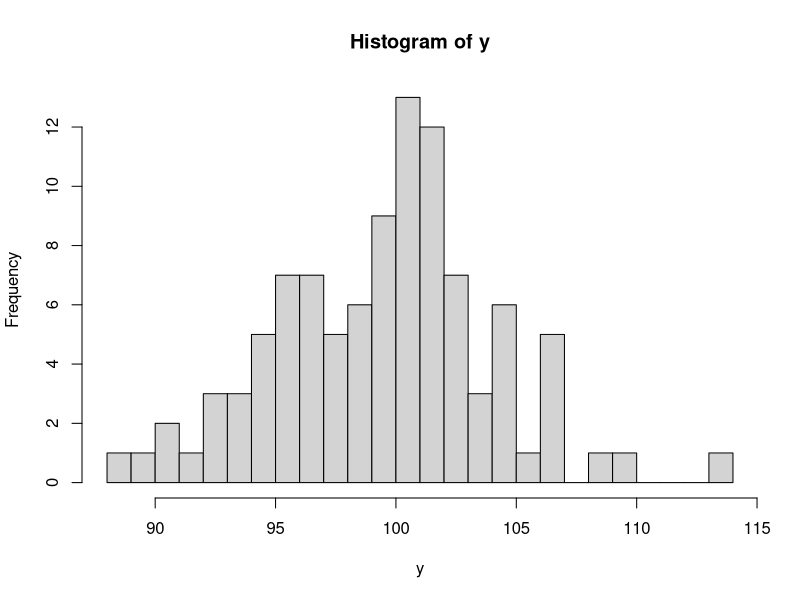
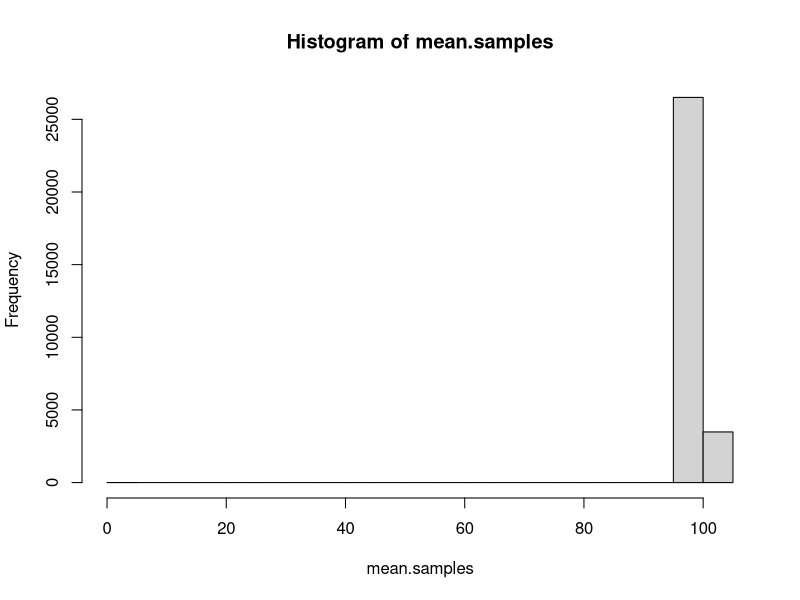
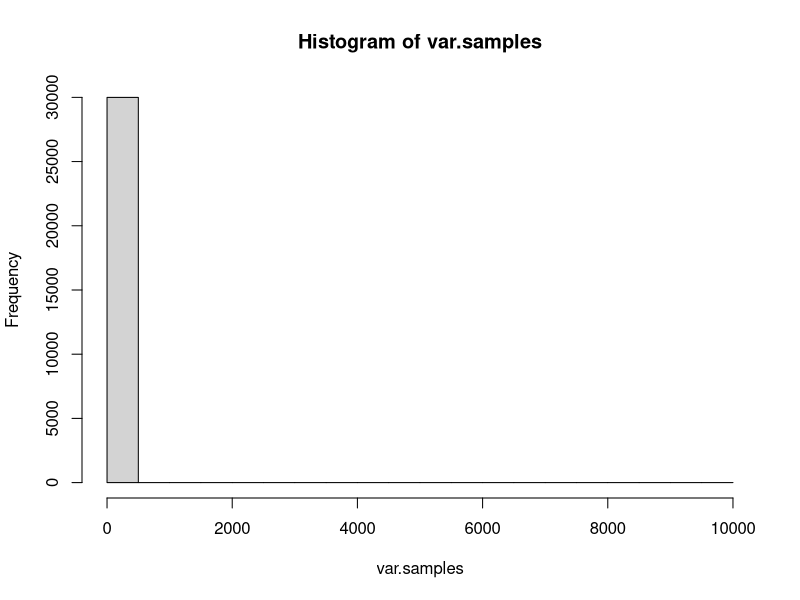
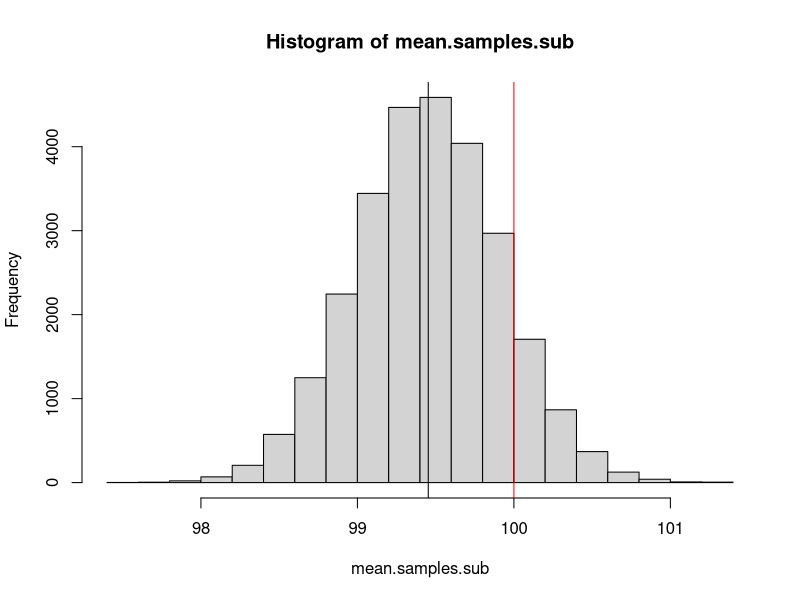
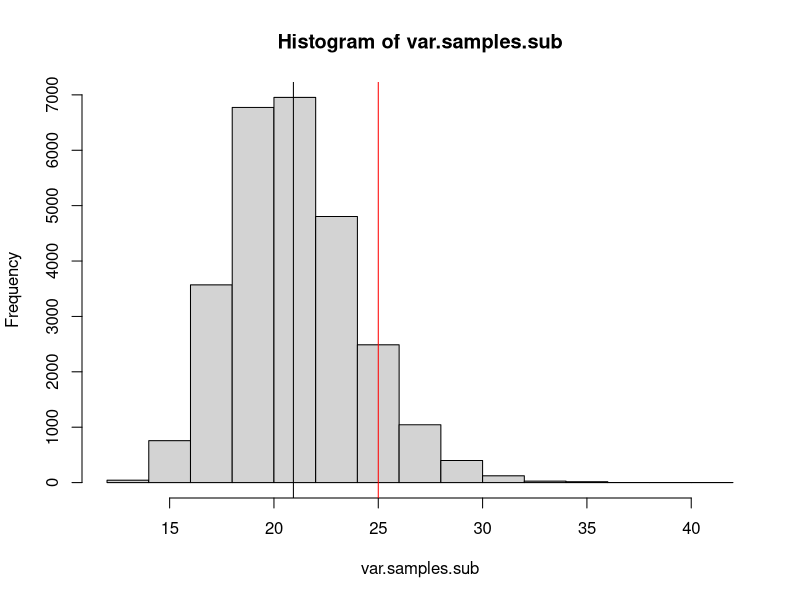
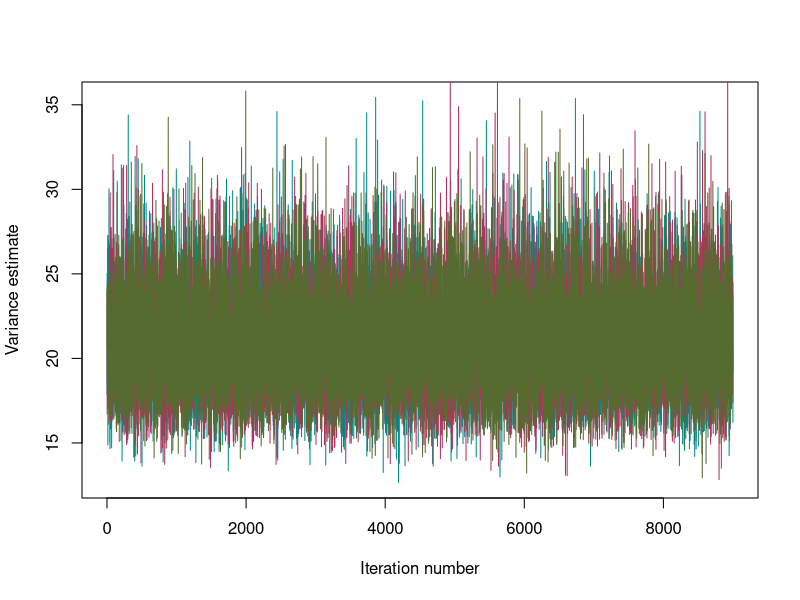
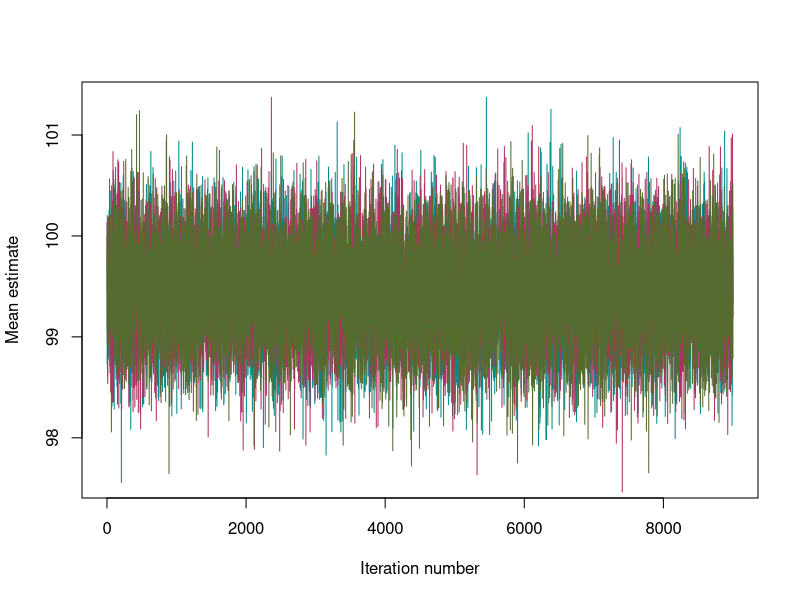

The R script that drew these images, in order:
#### Lab 5 #### 

#### Simulating data ####

set.seed(1992)

n = 100
mu.init = 100 
var.init = 25
sig.init = sqrt(var.init)
y = rnorm(n = 100,mean = mu.init, sd = sig.init)
hist(y, breaks = 25)

#### Draw mean function, using conjugate normal ####

draw.mean = function(y,mu.prior, var.prior, var.star){
  a = (mu.prior/var.prior) + (sum(y)/var.star)
  b = (1/var.prior)  + (length(y)/var.star)
  conj_mean = a/b
  conj_var = 1/b
  conj_sd = sqrt(conj_var)
  rand_mu = rnorm(1, mean = conj_mean, sd = conj_sd)
  return(rand_mu)
}

#### Draw variance function, using conjugate gamma ####
draw.var = function(shape,rate,y,mu){
  alpha = shape + length(y)/2
  beta = rate + (sum((y-mu)^2)/2)
  rand_var = 1/(rgamma(1, shape = alpha, rate = beta))
  return(rand_var)
}

#### MCMC settings ####

n.iterations = 10000
chains = 3
mu.prior = 0
var.prior = 10000
a.prior = 0.01
b.prior = 0.01

#### Initializing storage matrices ####

mean.samples = matrix(c(0,0,0), nrow = n.iterations, ncol = chains)
var.samples = matrix(c(10000, 10000, 10000), nrow = n.iterations, ncol = chains)

#### Running MCMC , Gibbs Sampler #### 

for (c in 1:chains){
  for (k in 2:n.iterations){
    mean.samples[k,c] = draw.mean(y = y, mu.prior = mu.prior,var.prior = var.prior,var.star = var.samples[k-1,c])
    var.samples[k,c] = draw.var(y = y, mu = mean.samples[k,c], shape = a.prior, rate = b.prior)
  }
}

#### Plotting trace plots and marginal posterior distributions ####

### comparing with/without burn in ###

hist(mean.samples)
hist(var.samples)
burnin = 1000
mean.samples.sub = mean.samples[(burnin+1):n.iterations, ]
var.samples.sub = var.samples[(burnin+1):n.iterations, ]

### mean and variance of parameter estimations ###

### mean and variance of mu estimation

hist(mean.samples.sub)
abline(v = mean(mean.samples.sub))
abline(v = mu.init, col = "red")
mean(mean.samples.sub)
sd(mean.samples.sub)
sum(var(mean.samples.sub))

## comparing to standard error of original data 

sig.init/sqrt(length(y))

### mean and variance of variance estimation

hist(var.samples.sub)
abline(v = mean(var.samples.sub))
abline(v = var.init, col = "red")
mean(var.samples.sub)
sum(var(var.samples.sub))
sd(var.samples.sub)

### Trace plots for variance estimation ###

par(mfrow = c(1,1))
plot(1:length(var.samples.sub[,1]), var.samples.sub[,1], type = "l", col= "darkcyan", ylab = "Variance estimate", xlab = "Iteration number")
points(1:length(var.samples.sub[,2]), var.samples.sub[,2], type = "l", col= "maroon")
points(1:length(var.samples.sub[,3]), var.samples.sub[,3], type = "l", col= "darkolivegreen")

### Trace plots for mean estimation ###

par(mfrow = c(1,1))
plot(1:length(mean.samples.sub[,1]), mean.samples.sub[,1], type = "l", col= "darkcyan", ylab = "Mean estimate", xlab = "Iteration number")
points(1:length(mean.samples.sub[,2]), mean.samples.sub[,2], type = "l", col= "maroon")
points(1:length(mean.samples.sub[,3]), mean.samples.sub[,3], type = "l", col= "darkolivegreen")

